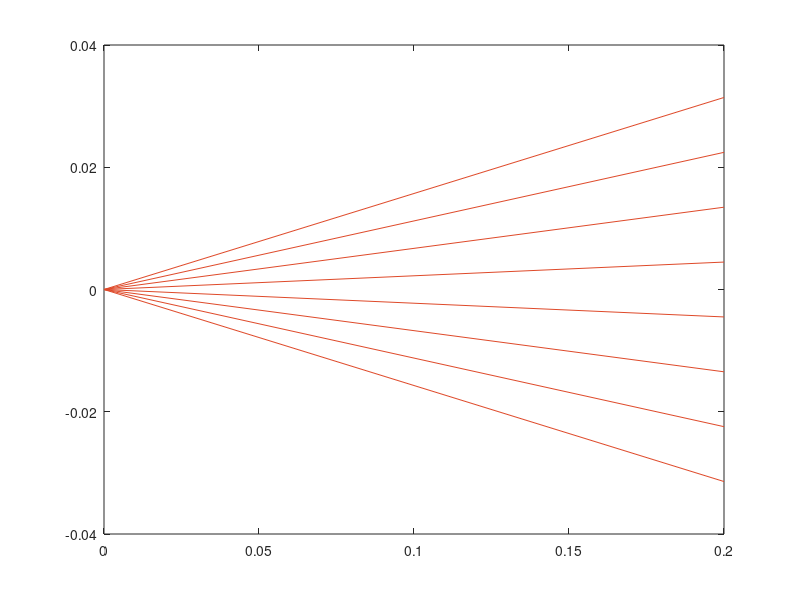

The MATLAB source for this figure:
N = 8; %number of rays to propagate

pos1 = [0,0,0]; %xyz position vector of a point on an object
pos2 = [10,0,0];

angles = linspace(-pi/20,pi/20,N); %create vector storing the angles

d = 0.2; %propagation of each ray

M = [1 d 0 0;
     0 1 0 0;
     0 0 1 d;
     0 0 0 1;
     ];

raysIn1 = zeros(4,N); %create empty collection of first object state vecs
raysin2 = zeros(4,N); %create empty collection of second object state vecs

for i = 1:N
    raysIn1(1,i) = pos1(1); %initial x pos
    raysIn1(2,i) = angles(i);
    raysIn1(3,i) = pos1(2);
    raysIn1(4,i) = angles(i);
end

raysOut1 = zeros(4,N);

for i = 1:N
    raysOut1(:,i) = M*raysIn1(:,i);
end

ray_z = [zeros(1,size(raysIn1,2)); d*ones(1,size(raysIn1,2))];
plot(ray_z, [raysIn1(1,:); raysOut1(1,:)],'Color','#DE4929');